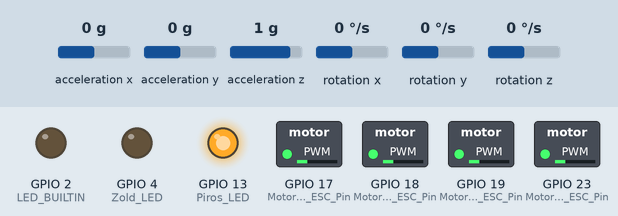
A sketch run on a simulated ESP32. Parts: switched loads named in the sketch (green lamp = pin HIGH), output pins drawn as LEDs (lit = HIGH). Wiring (inferred from the names in the program): MPU-6050 motion sensor at I2C address 0x68. The inputs (shaded band) are chosen by the test bench; at power-on: acceleration x 0 g, acceleration y 0 g, acceleration z 1 g, rotation x 0 °/s, rotation y 0 °/s, rotation z 0 °/s. Nothing arrives over Bluetooth unless stated.

Above: at 0.1 s.
At 8.9 s:
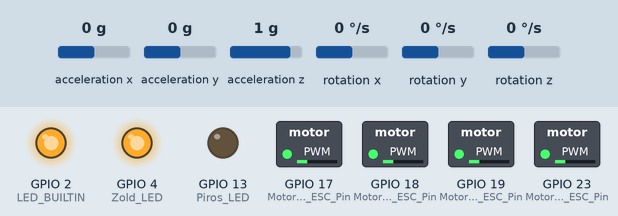
Timing chart, 0 to 10.4 s (numbered marks = the images above):
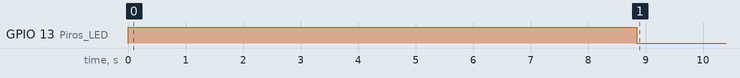

The sketch:

rezges_test.ino
```cpp
#include <BluetoothSerial.h>
#include <Wire.h> //I2C könyvtár
#include <IBusBM.h>

IBusBM ibus;
BluetoothSerial SerialBT;

//ibus.readChannel(0-9) 10 csatorna
#define RX_PIN 16
#define TX_PIN 25

#define Motorok_ESC_PWM_felbontas  12     //12 bit ---> 0-4095

#define Motorok_ESC_PWM_frekvencia 250    //250Hz=4000us

#define Motor_1_ESC_Pin 23
#define Motor_1_ESC_Csatorna 0

#define Motor_2_ESC_Pin 19
#define Motor_2_ESC_Csatorna 1

#define Motor_3_ESC_Pin 18
#define Motor_3_ESC_Csatorna 2

#define Motor_4_ESC_Pin 17
#define Motor_4_ESC_Csatorna 3

#define Piros_LED 13
#define Zold_LED 4

//2000 mintavételt ezekhez adjuk hozzá
float Rate_Roll_Kalibracios=0;
float Rate_Pitch_Kalibracios=0;
float Rate_Yaw_Kalibracios=0;

//for ciklus változói
int Kalibracios_int;
int Kalibracio_mintavetel_szam=2000;

float Rate_Roll, Rate_Pitch, Rate_Yaw;
float Acc_X, Acc_Y, Acc_Z;
float Szog_Roll, Szog_Pitch;

String BT_Buffer = "";
float Acc_Total_G = 0;
float Rezges_mg = 0;

float Rezges_sum = 0;
float Rezges_sum_sq = 0;
uint16_t Rezges_minta = 0;

int Teszt_Motor = 0; // 0=STOP, 1=M1, 2=M2, 3=M3, 4=M4, 5=ALL

int Motor_max_rezges = 1300;

uint32_t BT_kiiras_ido = 0;


uint16_t Vevo_Ertekek[]={0,0,0,0,0};
bool SWA_Allapot;
float Bemenet_Gaz;

uint32_t Loop_idozito;

float Motor_1_bemenet, Motor_2_bemenet, Motor_3_bemenet, Motor_4_bemenet;

void Csatorna_olvasas() {
    for (uint8_t i = 0; i < 5; i++) {
    Vevo_Ertekek[i] = ibus.readChannel(i);
  }

  if (Vevo_Ertekek[4] > 1500) {
    SWA_Allapot = 1;
  } else {
    SWA_Allapot = 0;
  }
}

void mpu_6050_regiszterek_beallitasa(void){

  //MPU aktiválása (felébesztése)
  Wire.beginTransmission(0x68); //MPU-val való komunikáció
  Wire.write(0x6B); //kérés küldése a regiszer indítására
  Wire.write(0x00); //MPU felébesztésének beleírása HEX-be
  Wire.endTransmission(); //küldés

  // 20 Hz aluláteresztő beállítása
  Wire.beginTransmission(0x68); //MPU-val való komunikáció
  Wire.write(0x1A); //kérés küldése a regiszer indítására
  Wire.write(0x04); //20 Hz beleírása HEX-be
  Wire.endTransmission(); //küldés

  // Girszkóp +-500 °/s beállítása 65.5 LSB/°/s
  Wire.beginTransmission(0x68); //MPU-val való komunikáció
  Wire.write(0x1B); //kérés küldése a regiszer indítására
  Wire.write(0x08); //+-500 °/s beleírása HEX-be
  Wire.endTransmission(); //küldés

  //Gyorsulásmérő +-8g beállítása 4096 LSB/g
  Wire.beginTransmission(0x68); //MPU-val való komunikáció
  Wire.write(0x1C); //kérés küldése a regiszer indítására
  Wire.write(0x10); //MPU felébesztésének beleírása HEX-be
  Wire.endTransmission(); //küldés
}

void gyro_acc_adat_olvasas(void){

  //MPU adatainak kiolvasása
  Wire.beginTransmission(0x68); //MPU-val való komunikáció
  Wire.write(0x3B); //Acc adatok itt keződnek
  Wire.endTransmission(false);
  Wire.requestFrom(0x68,14); // 14 bytot kérünk

  while (Wire.available() < 14) {} // vár a 14 byte-ra

  //MPU 16 bites értékeit bele bitshiftelni egy 16 bites változóba mivel I2C rigsztereken csak 8 bites byte-okban kommunikál
  // << bitshift 8 bittel feltoljuk a 16 bites változó 15-8 bitjébe
  // | (bitwise OR) összekapcsolja a byte.okat
  int16_t Acc_XLSB = Wire.read()<<8 | Wire.read();
  int16_t Acc_YLSB = Wire.read()<<8 | Wire.read();
  int16_t Acc_ZLSB = Wire.read()<<8 | Wire.read();
  int16_t Temp = Wire.read()<<8 | Wire.read();
  int16_t Gyro_X = Wire.read()<<8 | Wire.read();
  int16_t Gyro_Y = Wire.read()<<8 | Wire.read();
  int16_t Gyro_Z = Wire.read()<<8 | Wire.read();


  // °/s szögsebességek kiszámolás mivel +-500°/s LSB 65.5/°/s
  // MPU 16 bites adat olvasás 2^16, +-500 = 1000 ------> 2^16/1000=65.536 ~ 65.5
  Rate_Roll=(float)Gyro_X/65.5;
  Rate_Pitch=(float)Gyro_Y/65.5;
  Rate_Yaw=(float)Gyro_Z/65.5;

  //Alakítsd át a mért értékeket fizikai (valós) egységekbe.
  //a gyorsulásmérő nyers LSB értékeiből csinálsz g-t vagy m/s²-t (ha m/s^2 akkor * 9.81)
  Acc_X = (float)Acc_XLSB / 4096 - 0.0175;
  Acc_Y = (float)Acc_YLSB / 4096 + 0.023;
  Acc_Z = (float)Acc_ZLSB / 4096 - 0.108;

  //Szögek kiszámítása árkusz tangens fgv-el de  az Arduinoba Radiánt ad ezért meg kell szorzoni 180/pi vel pi=3.14159265359
  Szog_Roll = atan(Acc_Y / sqrt(Acc_X * Acc_X + Acc_Z * Acc_Z)) * (180.0/PI);
  Szog_Pitch = atan(-Acc_X / sqrt(Acc_Y * Acc_Y + Acc_Z * Acc_Z)) * (180.0/PI);
}

uint32_t usToDuty(float motor_bemenet_us) {
  return (uint32_t)(motor_bemenet_us * 1.02375);
}

void varakozas_250Hz(void) {
  while ((uint32_t)(micros() - Loop_idozito) < 4000) {
    delay(1);
  }

  Loop_idozito = micros();
}

void Rezges_Reset() {
  Rezges_sum = 0;
  Rezges_sum_sq = 0;
  Rezges_minta = 0;
  Rezges_mg = 0;
}

void Rezges_szamitas() {
  Acc_Total_G = sqrt(Acc_X * Acc_X + Acc_Y * Acc_Y + Acc_Z * Acc_Z);

  Rezges_sum += Acc_Total_G;
  Rezges_sum_sq += Acc_Total_G * Acc_Total_G;
  Rezges_minta++;

  if (Rezges_minta >= 100) {
    float atlag = Rezges_sum / Rezges_minta;
    float atlag_negyzet = Rezges_sum_sq / Rezges_minta;

    float variancia = atlag_negyzet - atlag * atlag;
    if (variancia < 0) variancia = 0;

    Rezges_mg = sqrt(variancia) * 1000.0;

    Rezges_sum = 0;
    Rezges_sum_sq = 0;
    Rezges_minta = 0;
  }
}

void Motorok_Stop() {
  Motor_1_bemenet = 1000;
  Motor_2_bemenet = 1000;
  Motor_3_bemenet = 1000;
  Motor_4_bemenet = 1000;

  ledcWrite(Motor_1_ESC_Csatorna, usToDuty(Motor_1_bemenet));
  ledcWrite(Motor_2_ESC_Csatorna, usToDuty(Motor_2_bemenet));
  ledcWrite(Motor_3_ESC_Csatorna, usToDuty(Motor_3_bemenet));
  ledcWrite(Motor_4_ESC_Csatorna, usToDuty(Motor_4_bemenet));
}

void BT_parancs_feldolgozas(String p) {
  p.trim();
  p.toUpperCase();

  if (p == "M1") {
    Teszt_Motor = 1;
    Rezges_Reset();
    SerialBT.println("M1");
  }
  else if (p == "M2") {
    Teszt_Motor = 2;
    Rezges_Reset();
    SerialBT.println("M2");
  }
  else if (p == "M3") {
    Teszt_Motor = 3;
    Rezges_Reset();
    SerialBT.println("M3");
  }
  else if (p == "M4") {
    Teszt_Motor = 4;
    Rezges_Reset();
    SerialBT.println("M4");
  }
  else if (p == "ALL") {
    Teszt_Motor = 5;
    Rezges_Reset();
    SerialBT.println("ALL");
  }
  else if (p == "STOP") {
    Teszt_Motor = 0;
    Rezges_Reset();
    Motorok_Stop();
    SerialBT.println("STOP");
  }
  else {
    SerialBT.println("M1 M2 M3 M4 ALL STOP");
  }
}

void BT_kezelese() {
  while (SerialBT.available()) {
    char c = SerialBT.read();

    if (c == '\n' || c == '\r') {
      if (BT_Buffer.length() > 0) {
        BT_parancs_feldolgozas(BT_Buffer);
        BT_Buffer = "";
      }
    }
    else {
      BT_Buffer += c;

      if (BT_Buffer.length() > 20) {
        BT_Buffer = "";
      }
    }
  }
}

void Motor_Teszt_Frissites() {
  Bemenet_Gaz = Vevo_Ertekek[2];

  if (Bemenet_Gaz > Motor_max_rezges) {
    Bemenet_Gaz = Motor_max_rezges;
  }

  // ha gáz lent, vagy nincs kiválasztva motor, vagy SWA=1, akkor minden áll
  if (Bemenet_Gaz < 1030 || Teszt_Motor == 0 || SWA_Allapot == 1) {
    Motorok_Stop();
    return;
  }

  Motor_1_bemenet = 1000;
  Motor_2_bemenet = 1000;
  Motor_3_bemenet = 1000;
  Motor_4_bemenet = 1000;

  if (Teszt_Motor == 1 || Teszt_Motor == 5) Motor_1_bemenet = Bemenet_Gaz;
  if (Teszt_Motor == 2 || Teszt_Motor == 5) Motor_2_bemenet = Bemenet_Gaz;
  if (Teszt_Motor == 3 || Teszt_Motor == 5) Motor_3_bemenet = Bemenet_Gaz;
  if (Teszt_Motor == 4 || Teszt_Motor == 5) Motor_4_bemenet = Bemenet_Gaz;

  ledcWrite(Motor_1_ESC_Csatorna, usToDuty(Motor_1_bemenet));
  ledcWrite(Motor_2_ESC_Csatorna, usToDuty(Motor_2_bemenet));
  ledcWrite(Motor_3_ESC_Csatorna, usToDuty(Motor_3_bemenet));
  ledcWrite(Motor_4_ESC_Csatorna, usToDuty(Motor_4_bemenet));
}


void Rezges_BT_kiiras() {
  if (millis() - BT_kiiras_ido >= 500) {
    BT_kiiras_ido = millis();

    SerialBT.print("Rezges=");
    SerialBT.print(Rezges_mg, 1);
    SerialBT.println(" mg");

    SerialBT.print("Roll=");
    SerialBT.print(Rate_Roll, 1);
    SerialBT.print(" Pitch=");
    SerialBT.print(Rate_Pitch, 1);
    SerialBT.print(" Yaw=");
    SerialBT.println(Rate_Yaw, 1);

    SerialBT.print("Gaz=");
    SerialBT.println(Bemenet_Gaz);
  }
}

void setup() {

  Serial2.begin(115200, SERIAL_8N1, RX_PIN, TX_PIN); //soros vevőnek
  ibus.begin(Serial2); //ibus inicializálása

  pinMode(LED_BUILTIN,OUTPUT);
  pinMode(Piros_LED,OUTPUT);
  pinMode(Zold_LED,OUTPUT);

  digitalWrite(LED_BUILTIN,LOW);
  digitalWrite(Piros_LED,HIGH);
  digitalWrite(Zold_LED,LOW);

  //ledcAttachChannel(Motor_1_ESC_Pin, Motorok_ESC_PWM_frekvencia, Motorok_ESC_PWM_felbontas, Motor_1_ESC_Csatorna); //ESP32 core 3.3.6
  ledcSetup(Motor_1_ESC_Csatorna, Motorok_ESC_PWM_frekvencia, Motorok_ESC_PWM_felbontas); //ESP32 core 2.0.17
  ledcAttachPin(Motor_1_ESC_Pin, Motor_1_ESC_Csatorna); //ESP32 core 2.0.17

  //ledcAttachChannel(Motor_2_ESC_Pin, Motorok_ESC_PWM_frekvencia, Motorok_ESC_PWM_felbontas, Motor_2_ESC_Csatorna); //ESP32 core 3.3.6
  ledcSetup(Motor_2_ESC_Csatorna, Motorok_ESC_PWM_frekvencia, Motorok_ESC_PWM_felbontas); //ESP32 core 2.0.17
  ledcAttachPin(Motor_2_ESC_Pin, Motor_2_ESC_Csatorna); //ESP32 core 2.0.17

  //ledcAttachChannel(Motor_3_ESC_Pin, Motorok_ESC_PWM_frekvencia, Motorok_ESC_PWM_felbontas, Motor_3_ESC_Csatorna); //ESP32 core 3.3.6
  ledcSetup(Motor_3_ESC_Csatorna, Motorok_ESC_PWM_frekvencia, Motorok_ESC_PWM_felbontas); //ESP32 core 2.0.17
  ledcAttachPin(Motor_3_ESC_Pin, Motor_3_ESC_Csatorna); //ESP32 core 2.0.17

  //ledcAttachChannel(Motor_4_ESC_Pin, Motorok_ESC_PWM_frekvencia, Motorok_ESC_PWM_felbontas, Motor_4_ESC_Csatorna); //ESP32 core 3.3.6
  ledcSetup(Motor_4_ESC_Csatorna, Motorok_ESC_PWM_frekvencia, Motorok_ESC_PWM_felbontas); //ESP32 core 2.0.17
  ledcAttachPin(Motor_4_ESC_Pin, Motor_4_ESC_Csatorna); //ESP32 core 2.0.17

  Motorok_Stop();

  delay(3000);

  SerialBT.begin("ESP32_REZGES_TESZT");
  delay(500);

  Wire.setClock(400000); //400kHz ClockSpeed MPU6050 adatlap írja I2C kommunikáció esetén
  Wire.begin(); //SDA, SCL
  delay(250);
  mpu_6050_regiszterek_beallitasa();

    //2000 mintavételes kalibráció
  for (Kalibracios_int=0 ; Kalibracios_int < Kalibracio_mintavetel_szam ; Kalibracios_int++){
    gyro_acc_adat_olvasas();
    Rate_Roll_Kalibracios += Rate_Roll;
    Rate_Pitch_Kalibracios += Rate_Pitch;
    Rate_Yaw_Kalibracios += Rate_Yaw;
    delay(1);
  }

  //Mintavételi számmal való vissza osztás
  Rate_Roll_Kalibracios /= (float)Kalibracio_mintavetel_szam ;
  Rate_Pitch_Kalibracios /= (float)Kalibracio_mintavetel_szam ;
  Rate_Yaw_Kalibracios /= (float)Kalibracio_mintavetel_szam ;

  digitalWrite(Zold_LED,HIGH);
  digitalWrite(Piros_LED,LOW);
  digitalWrite(LED_BUILTIN,HIGH);
  Loop_idozito = micros();
}

void loop() {
  Csatorna_olvasas();

  // csak akkor lehet BT-n motort választani, ha SWA=1 és gáz lent
  if (SWA_Allapot == 1 && Vevo_Ertekek[2] < 1030) {
    BT_kezelese();
  }

  gyro_acc_adat_olvasas();

  Rate_Roll -= Rate_Roll_Kalibracios;
  Rate_Pitch -= Rate_Pitch_Kalibracios;
  Rate_Yaw -= Rate_Yaw_Kalibracios;

  Rezges_szamitas();

  Motor_Teszt_Frissites();

  Rezges_BT_kiiras();

  varakozas_250Hz();
}
```
